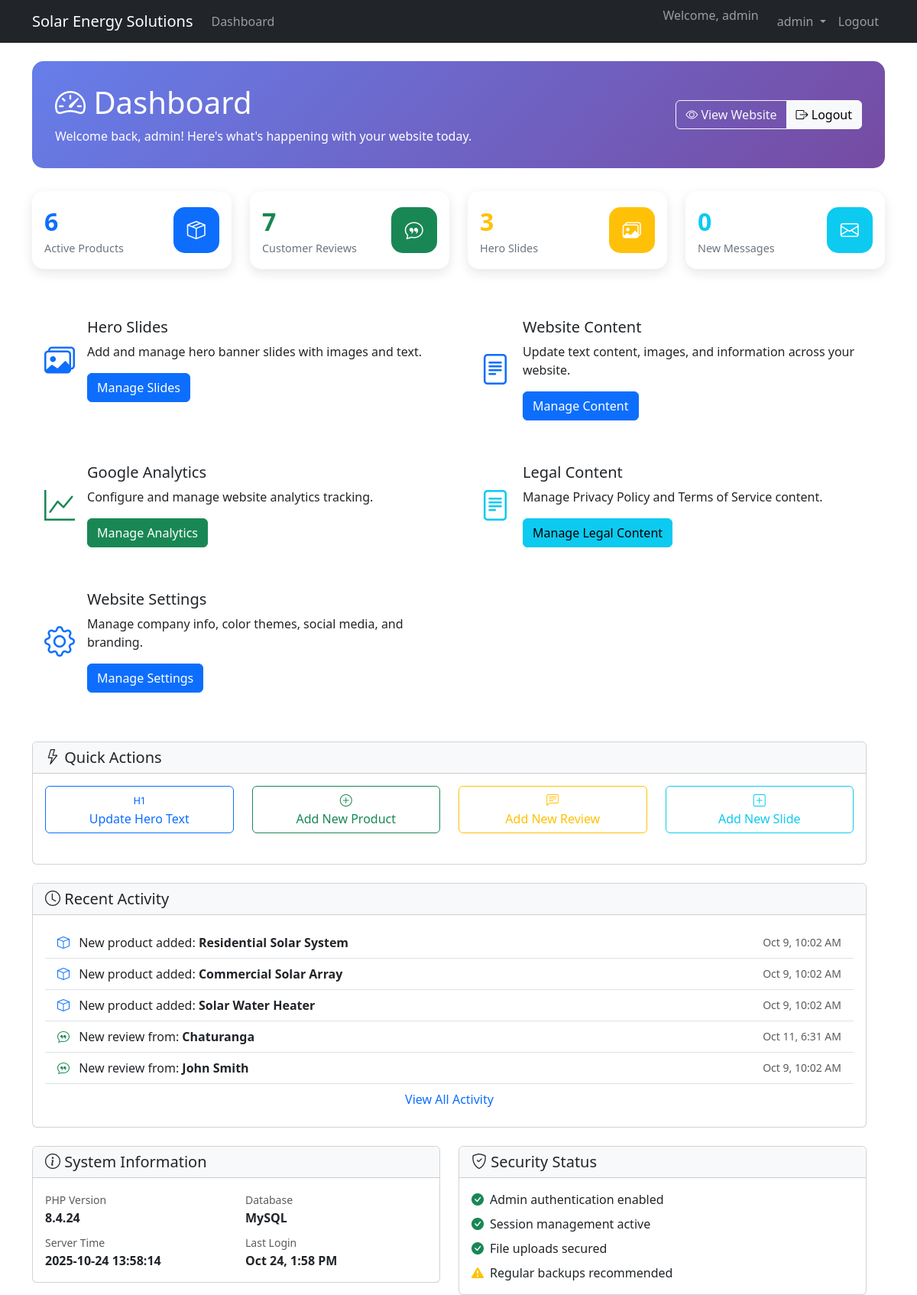
/admin/index.php (signed in), run on the app's committed database.
### tables this page shows
CREATE TABLE `products` (
  `id` int(11) NOT NULL,
  `title` varchar(255) NOT NULL,
  `description` text DEFAULT NULL,
  `image_path` varchar(255) DEFAULT NULL,
  `price` decimal(10,2) DEFAULT NULL,
  `features` text DEFAULT NULL,
  `is_active` tinyint(1) DEFAULT 1,
  `created_at` timestamp NOT NULL DEFAULT current_timestamp(),
  `updated_at` timestamp NOT NULL DEFAULT current_timestamp() ON UPDATE current_timestamp()
);

CREATE TABLE `reviews` (
  `id` int(11) NOT NULL,
  `customer_name` varchar(255) NOT NULL,
  `review_text` text NOT NULL,
  `rating` int(11) DEFAULT 5,
  `image_path` varchar(255) DEFAULT NULL,
  `is_active` tinyint(1) DEFAULT 1,
  `created_at` timestamp NOT NULL DEFAULT current_timestamp()
);

### admin/index.php (the view, shortened to what this page needs)
<?php
include '../includes/config.php';
$products_count = $pdo->query("SELECT COUNT(*) FROM products WHERE is_active = TRUE")->fetchColumn();
$reviews_count = $pdo->query("SELECT COUNT(*) FROM reviews WHERE is_active = TRUE")->fetchColumn();
$slides_count = $pdo->query("SELECT COUNT(*) FROM hero_slides WHERE is_active = TRUE")->fetchColumn();
$messages_count = 0;
?>
<!DOCTYPE html>
<html lang="en">
<head>
    <link href="https://cdn.jsdelivr.net/npm/bootstrap@5.3.0/dist/css/bootstrap.min.css" rel="stylesheet">
    <link rel="stylesheet" href="https://cdn.jsdelivr.net/npm/bootstrap-icons@1.10.0/font/bootstrap-icons.css">
</head>
<body>
    <?php include 'navbar.php'; ?>
    <div class="container mt-4">
        <div class="welcome-section">
            <div class="row align-items-center">
                <div class="col-md-8">
                    <h1><i class="bi bi-speedometer2"></i> Dashboard</h1>
                    <p class="mb-0">Welcome back, <?php echo $_SESSION['admin_username'] ?? 'Admin'; ?>! Here's what's happening with your website today.</p>
                </div>
                <div class="col-md-4 text-end">
                    <div class="btn-group">
                        <a href="../index.php" target="_blank" class="btn btn-outline-light">
                            <i class="bi bi-eye"></i> View Website
                        </a>
                        <a href="logout.php" class="btn btn-light">
                            <i class="bi bi-box-arrow-right"></i> Logout
                        </a>
                    </div>
                </div>
            </div>
        </div>
        <div class="row mb-4">
            <div class="col-xl-3 col-md-6 mb-4">
                <div class="card stat-card border-primary">
                    <div class="card-body">
                        <div class="row align-items-center">
                            <div class="col-8">
                                <div class="stat-number text-primary"><?php echo $products_count; ?></div>
                                <div class="stat-label">Active Products</div>
                            </div>
                            <div class="col-4 text-end">
                                <div class="stat-icon bg-primary text-white">
                                    <i class="bi bi-box-seam"></i>
                                </div>
                            </div>
                        </div>
                    </div>
                </div>
            </div>
            <div class="col-xl-3 col-md-6 mb-4">
                <div class="card stat-card border-success">
                    <div class="card-body">
                        <div class="row align-items-center">
                            <div class="col-8">
                                <div class="stat-number text-success"><?php echo $reviews_count; ?></div>
                                <div class="stat-label">Customer Reviews</div>
                            </div>
                            <div class="col-4 text-end">
                                <div class="stat-icon bg-success text-white">
                                    <i class="bi bi-chat-quote"></i>
                                </div>
                            </div>
                        </div>
                    </div>
                </div>
            </div>
            <div class="col-xl-3 col-md-6 mb-4">
                <div class="card stat-card border-warning">
                    <div class="card-body">
                        <div class="row align-items-center">
                            <div class="col-8">
                                <div class="stat-number text-warning"><?php echo $slides_count; ?></div>
                                <div class="stat-label">Hero Slides</div>
                            </div>
                            <div class="col-4 text-end">
                                <div class="stat-icon bg-warning text-white">
                                    <i class="bi bi-images"></i>
                                </div>
                            </div>
                        </div>
                    </div>
                </div>
            </div>
            <div class="col-xl-3 col-md-6 mb-4">
                <div class="card stat-card border-info">
                    <div class="card-body">
                        <div class="row align-items-center">
                            <div class="col-8">
                                <div class="stat-number text-info"><?php echo $messages_count; ?></div>
                                <div class="stat-label">New Messages</div>
                            </div>
                            <div class="col-4 text-end">
                                <div class="stat-icon bg-info text-white">
                                    <i class="bi bi-envelope"></i>
                                </div>
                            </div>
                        </div>
                    </div>
                </div>
            </div>
        </div>
        <div class="row">
            <div class="col-md-6 mb-4">
                <div class="card h-100 quick-action-card">
                    <div class="card-body">
                        <div class="d-flex align-items-center">
                            <div class="flex-shrink-0">
                                <i class="bi bi-images fs-1 text-primary"></i>
                            </div>
                            <div class="flex-grow-1 ms-3">
                                <h5 class="card-title">Hero Slides</h5>
                                <p class="card-text">Add and manage hero banner slides with images and text.</p>
                                <a href="manage_slides.php" class="btn btn-primary">Manage Slides</a>
                            </div>
                        </div>
                    </div>
                </div>
            </div>
            <div class="col-md-6 mb-4">
                <div class="card h-100 quick-action-card">
                    <div class="card-body">
                        <div class="d-flex align-items-center">
                            <div class="flex-shrink-0">
                                <i class="bi bi-file-text fs-1 text-primary"></i>
                            </div>
                            <div class="flex-grow-1 ms-3">
                                <h5 class="card-title">Website Content</h5>
                                <p class="card-text">Update text content, images, and information across your website.</p>
                                <a href="update_content.php" class="btn btn-primary">Manage Content</a>
                            </div>
                        </div>
                    </div>
                </div>
            </div>
			<div class="col-md-6 mb-4">
				<div class="card h-100 quick-action-card">
					<div class="card-body">
						<div class="d-flex align-items-center">
							<div class="flex-shrink-0">
								<i class="bi bi-graph-up fs-1 text-success"></i>
							</div>
							<div class="flex-grow-1 ms-3">
								<h5 class="card-title">Google Analytics</h5>
								<p class="card-text">Configure and manage website analytics tracking.</p>
								<a href="manage_analytics.php" class="btn btn-success">Manage Analytics</a>
							</div>
						</div>
					</div>
				</div>
			</div>
		<div class="col-md-6 mb-4">
			<div class="card h-100 quick-action-card">
				<div class="card-body">
					<div class="d-flex align-items-center">
						<div class="flex-shrink-0">
							<i class="bi bi-file-text fs-1 text-info"></i>
						</div>
						<div class="flex-grow-1 ms-3">
							<h5 class="card-title">Legal Content</h5>
							<p class="card-text">Manage Privacy Policy and Terms of Service content.</p>
							<a href="manage_legal.php" class="btn btn-info">Manage Legal Content</a>
						</div>
					</div>
				</div>
			</div>
		</div>
		<div class="col-md-6 mb-4">
			<div class="card h-100 quick-action-card">
				<div class="card-body">
					<div class="d-flex align-items-center">
						<div class="flex-shrink-0">
							<i class="bi bi-gear fs-1 text-primary"></i>
						</div>
						<div class="flex-grow-1 ms-3">
							<h5 class="card-title">Website Settings</h5>
							<p class="card-text">Manage company info, color themes, social media, and branding.</p>
							<a href="manage_settings.php" class="btn btn-primary">Manage Settings</a>
						</div>
					</div>
				</div>
			</div>
		</div>
        <div class="row mt-4">
            <div class="col-12">
                <div class="card">
                    <div class="card-header bg-light">
                        <h5 class="card-title mb-0"><i class="bi bi-lightning"></i> Quick Actions</h5>
                    </div>
                    <div class="card-body">
                        <div class="row">
                            <div class="col-md-3 col-6 text-center mb-3">
                                <a href="update_content.php?section=hero_title" class="btn btn-outline-primary w-100 mb-2">
                                    <i class="bi bi-type-h1"></i><br>
                                    Update Hero Text
                                </a>
                            </div>
                            <div class="col-md-3 col-6 text-center mb-3">
                                <a href="manage_products.php" class="btn btn-outline-success w-100 mb-2">
                                    <i class="bi bi-plus-circle"></i><br>
                                    Add New Product
                                </a>
                            </div>
                            <div class="col-md-3 col-6 text-center mb-3">
                                <a href="manage_reviews.php" class="btn btn-outline-warning w-100 mb-2">
                                    <i class="bi bi-chat-left-text"></i><br>
                                    Add New Review
                                </a>
                            </div>
                            <div class="col-md-3 col-6 text-center mb-3">
                                <a href="manage_slides.php" class="btn btn-outline-info w-100 mb-2">
                                    <i class="bi bi-plus-square"></i><br>
                                    Add New Slide
                                </a>
                            </div>
                        </div>
                    </div>
                </div>
            </div>
        </div>
        <div class="row mt-4">
            <div class="col-12">
                <div class="card">
                    <div class="card-header bg-light">
                        <h5 class="card-title mb-0"><i class="bi bi-clock"></i> Recent Activity</h5>
                    </div>
                    <div class="card-body">
                        <div class="list-group list-group-flush">
                            <?php
                            $recent_products = $pdo->query("SELECT title, created_at FROM products ORDER BY created_at DESC LIMIT 3")->fetchAll();
                            foreach ($recent_products as $product):
                            ?>
                            <div class="list-group-item d-flex justify-content-between align-items-center">
                                <div>
                                    <i class="bi bi-box text-primary me-2"></i>
                                    New product added: <strong><?php echo $product['title']; ?></strong>
                                </div>
                                <small class="text-muted"><?php echo date('M j, g:i A', strtotime($product['created_at'])); ?></small>
                            </div>
                            <?php endforeach; ?>
                            <?php
                            $recent_reviews = $pdo->query("SELECT customer_name, created_at FROM reviews ORDER BY created_at DESC LIMIT 2")->fetchAll();
                            foreach ($recent_reviews as $review):
                            ?>
                            <div class="list-group-item d-flex justify-content-between align-items-center">
                                <div>
                                    <i class="bi bi-chat-quote text-success me-2"></i>
                                    New review from: <strong><?php echo $review['customer_name']; ?></strong>
                                </div>
                                <small class="text-muted"><?php echo date('M j, g:i A', strtotime($review['created_at'])); ?></small>
                            </div>
                            <?php endforeach; ?>
                            <div class="list-group-item text-center">
                                <a href="#" class="text-decoration-none">View All Activity</a>
                            </div>
                        </div>
                    </div>
                </div>
            </div>
        </div>
        <div class="row mt-4">
            <div class="col-md-6">
                <div class="card">
                    <div class="card-header bg-light">
                        <h5 class="card-title mb-0"><i class="bi bi-info-circle"></i> System Information</h5>
                    </div>
                    <div class="card-body">
                        <div class="row">
                            <div class="col-6">
                                <small class="text-muted">PHP Version</small>
                                <div class="fw-bold"><?php echo phpversion(); ?></div>
                            </div>
                            <div class="col-6">
                                <small class="text-muted">Database</small>
                                <div class="fw-bold">MySQL</div>
                            </div>
                        </div>
                        <div class="row mt-2">
                            <div class="col-6">
                                <small class="text-muted">Server Time</small>
                                <div class="fw-bold"><?php echo date('Y-m-d H:i:s'); ?></div>
                            </div>
                            <div class="col-6">
                                <small class="text-muted">Last Login</small>
                                <div class="fw-bold"><?php echo date('M j, g:i A'); ?></div>
                            </div>
                        </div>
                    </div>
                </div>
            </div>
            <div class="col-md-6">
                <div class="card">
                    <div class="card-header bg-light">
                        <h5 class="card-title mb-0"><i class="bi bi-shield-check"></i> Security Status</h5>
                    </div>
                    <div class="card-body">
                        <div class="d-flex align-items-center mb-2">
                            <i class="bi bi-check-circle-fill text-success me-2"></i>
                            <span>Admin authentication enabled</span>
                        </div>
                        <div class="d-flex align-items-center mb-2">
                            <i class="bi bi-check-circle-fill text-success me-2"></i>
                            <span>Session management active</span>
                        </div>
                        <div class="d-flex align-items-center mb-2">
                            <i class="bi bi-check-circle-fill text-success me-2"></i>
                            <span>File uploads secured</span>
                        </div>
                        <div class="d-flex align-items-center">
                            <i class="bi bi-exclamation-triangle-fill text-warning me-2"></i>
                            <span>Regular backups recommended</span>
                        </div>
                    </div>
                </div>
            </div>
        </div>
    </div>
</body>
</html>

### data on the page
products: title "Residential Solar System", created_at "Oct 9, 10:02 AM"
products: title "Commercial Solar Array", created_at "Oct 9, 10:02 AM"
products: title "Solar Water Heater", created_at "Oct 9, 10:02 AM"
reviews: customer_name "Chaturanga", created_at "Oct 11, 6:31 AM"
reviews: customer_name "John Smith", created_at "Oct 9, 10:02 AM"

### other printed values
$company_name "Solar Energy Solutions"
$_SESSION['admin_username'] "admin"
$products_count "6"
$reviews_count "7"
$slides_count "3"
$messages_count "0"
phpversion() "8.4.24"
